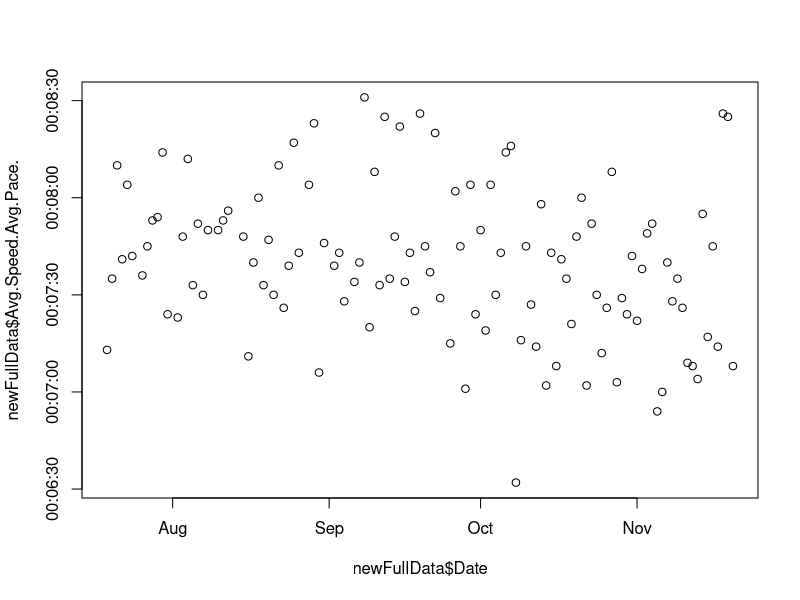
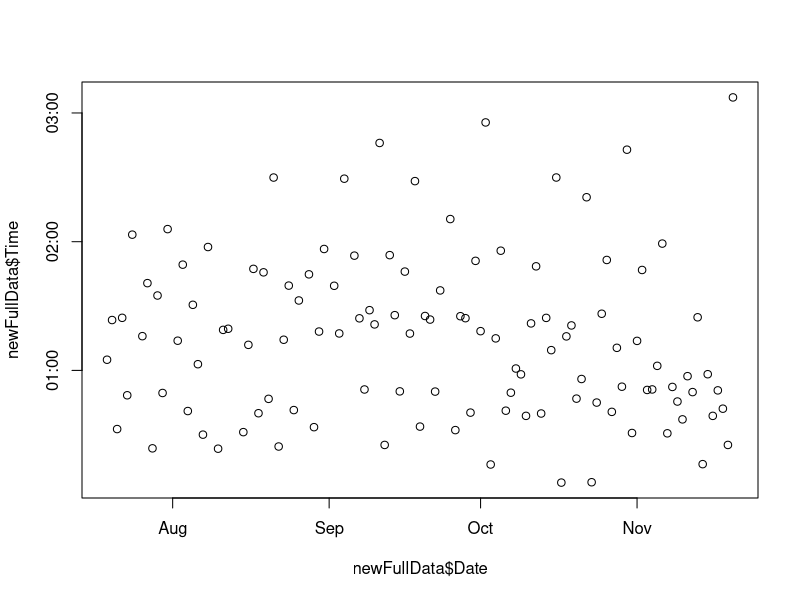

These figures' R source, in order:
## ---- chunk 1
#install.packages("stringr")  - for manipulating string values
#install.packages("tidyr")    - data cleansing
#install.packages("plyr")     - for renaming columns
#install.packages("lubridate")  - working with dates
## ---- chunk 2
strava <- read.csv("strava.csv")
dim(strava)
head(strava)
## ---- chunk 3
garmin1 <- read.csv("garmin1.csv")
dim(garmin1)
head(garmin1)
## ---- chunk 4
garmin6 <- read.csv("garmin6.csv")
dim(garmin1)
head(garmin6)
## ---- chunk 5
garmin2 <- read.csv("garmin2.csv")
garmin3 <- read.csv("garmin3.csv")
garmin4 <- read.csv("garmin4.csv")
garmin5 <- read.csv("garmin5.csv")

#Combine data files into 1 data frame
garminFull <- Reduce(function(...) merge(..., all=TRUE), list(garmin1, garmin2, garmin3, garmin4, 
                                                              garmin5, garmin6))
dim(garminFull)
summary(garminFull)
head(garminFull)
## ---- chunk 6
garminFull <- garminFull[-c(1,2),]
head(garminFull)
## ---- chunk 7
keepCols <- NA
keepCols <- c("Activity.Id", "When", "Type", "Gear", "Name", "Dist.mi", "Elv.ft", "Elapsed.Time", "Moving.Time",
              "Speed.mph", "Pace..mi", "Max.Pace..mi", "Cad", "Heart", "Max.Heart", "Elev.Dist.ft.mi",
              "Elev.Time.ft.h", "Cal", "Segs", "PRs", "Kudos")
newStrava <- strava[keepCols]
str(newStrava)
## ---- chunk 8
library(stringr)
newStrava$Date <- str_split_fixed(newStrava$When, " ", 2)[,1]
newStrava$StartTime <- str_split_fixed(newStrava$When, " ", 2)[,2]

str(newStrava)
## ---- chunk 9
library(tidyr)

#Specify the new column names:
vars <- c("Date", "StartTime")
vars2 <- c("DOW", "Date")

#Separate columns according to regex and/or delimiteres and proceed to drop remaining extra columns:
garminFull <- separate(garminFull, Start, into = vars, sep = "(?<=6 )", extra = "merge", remove = TRUE)
garminFull <- separate(garminFull, Date, into = vars2, sep = ", ", extra = "merge", remove = TRUE)

#Create MonthNumber field based on what is in Date field
garminFull$monthNum <- ifelse(grepl("Jan",garminFull$Date),1,
                            ifelse(grepl("Feb",garminFull$Date),2,
                            ifelse(grepl("Mar",garminFull$Date),3,
                            ifelse(grepl("Apr",garminFull$Date),4,
                            ifelse(grepl("May",garminFull$Date),5,
                            ifelse(grepl("Jun",garminFull$Date),6,
                            ifelse(grepl("Jul",garminFull$Date),7,
                            ifelse(grepl("Aug",garminFull$Date),8,
                            ifelse(grepl("Sep",garminFull$Date),9,
                            ifelse(grepl("Oct",garminFull$Date),10,
                            ifelse(grepl("Nov",garminFull$Date),11,
                            ifelse(grepl("Dec",garminFull$Date),12,NA))))))))))))
head(garminFull,2)
## ---- chunk 10
vars3 <- c("Month", "Date")
vars4 <- c("Day", "Year")
garminFull <- separate(garminFull, Date, into = vars3, sep = " ", extra = "merge", remove = TRUE)
garminFull <- separate(garminFull, Date, into = vars4, sep = ", ", extra = "merge", remove = TRUE)
head(garminFull,2)
## ---- chunk 11
garminFull$Year <- trimws(garminFull$Year)

#Create Date field from 3 components: Day, Month, Year
garminFull$Date <- format(as.Date(with(garminFull, paste(Year, monthNum, Day,sep="-")), "%Y-%m-%d"), "%m/%d/%Y")
str(garminFull$Date)
## ---- chunk 12
keepColsGarmin  <- NA
keepColsGarmin <- c("DOW", "Month", "StartTime", "Time", "Distance", "Elevation.Gain", "Avg.Speed.Avg.Pace.", "Avg.HR", 
                    "Max.HR", "Calories", "Date", "monthNum")
newGarmin <- garminFull[keepColsGarmin]
head(newGarmin,2)
## ---- chunk 13
newGarmin$Date <- as.Date(newGarmin$Date,"%m/%d/%Y")
newStrava$Date <- as.Date(newStrava$Date,"%m/%d/%Y")

#Check data type
str(newGarmin$Date)
str(newStrava$Date)
## ---- chunk 14
#Sort data frames from earliest to last date
newGarmin <- newGarmin[order(newGarmin$Date, decreasing = FALSE),] 
newStrava <- newStrava[order(newStrava$Date, decreasing = FALSE),]
head(newGarmin$Date)
head(newStrava$Date)
## ---- chunk 15
newStrava <- newStrava[!newStrava$Date < "2016-07-18",]
## ---- chunk 16
nrow(newGarmin)
nrow(newStrava)
## ---- chunk 17
table(newGarmin$Distance)  
## ---- chunk 18
newGarmin[newGarmin$Distance=="0.12",]  
newGarmin[newGarmin$Distance=="0.16",]  
newGarmin[newGarmin$Distance=="1.42",]  
## ---- chunk 19
newGarmin <- newGarmin[!newGarmin$Date == "2016-08-27",]
newGarmin <- newGarmin[!newGarmin$Date == "2016-09-01",]
## ---- chunk 20
table(newGarmin$Date) > 1
## ---- chunk 21
which(newStrava$Date == '2016-08-12') 
## ---- chunk 22
newStrava[22:23,]
## ---- chunk 23
#check october garmin runs
newGarmin <- newGarmin[!newGarmin$Distance=="1.42",]
newStrava <- newStrava[!newStrava$Activity.Id=="677460614",]

newGarmin[newGarmin$Date == "2016-10-23",]
## ---- chunk 24
newGarmin <- newGarmin[!(newGarmin$Date == "2016-10-23" & newGarmin$Elevation.Gain == 657),]

nrow(newGarmin)
nrow(newStrava)
## ---- chunk 25
head(newGarmin)
head(newStrava)
## ---- chunk 26
library(plyr)
newGarmin <- rename(newGarmin, c("Date"="date_garmin"))
newGarmin <- rename(newGarmin, c("StartTime"="StartTime_AM_PM"))
newStrava$When <- NULL #removes column
## ---- chunk 27
newFullData <- cbind(newGarmin,newStrava)
#inspect
head(newFullData,3)
#check dates
head(newFullData[,c("Date","date_garmin")])
tail(newFullData[,c("Date","date_garmin")])
## ---- chunk 28
newFullData <- rename(newFullData, c("Activity.Id"="ID"))

keepColsFull  <- NA
keepColsFull <- c("ID", "Gear", "Name", "Speed.mph", "Cad", "Date", "StartTime", "DOW", "Month",  "Time", "Distance", 
                  "Elevation.Gain", "Avg.Speed.Avg.Pace.", "Avg.HR", "Max.HR", "Calories", "monthNum")
newFullData <- newFullData[keepColsFull]

#rearrange columns
newFullData <- newFullData[, c("ID", "Name", "Gear", "Date", "Month", "monthNum", "DOW", "StartTime",  "Distance", 
                               "Time", "Avg.Speed.Avg.Pace.", "Speed.mph", "Cad",  "Elevation.Gain", "Avg.HR", "Max.HR", 
                               "Calories")]
## ---- chunk 29
table(newFullData$Name) 
## ---- chunk 30
newFullData$Name[newFullData$Name == 'MIddle Long Run'] <- 'ML Run'
newFullData$Name[newFullData$Name == 'Middle Long Run'] <- 'ML Run'
## ---- chunk 31
newFullData[newFullData$Name == 'Morning Run',] 
## ---- chunk 32
newFullData$Name[newFullData$ID == 650512799] <- 'Recovery Run'
newFullData$Name[newFullData$ID == 655096239] <- 'ML Run'
## ---- chunk 33
newFullData$RunType <- ifelse(grepl('LT',newFullData$Name),'Workout',
                        ifelse(grepl('Tempo',newFullData$Name),'Workout',
                          ifelse(grepl('Tune',newFullData$Name),'Workout',
                            ifelse(grepl('VO2',newFullData$Name),'Workout',
                              #ifelse(grepl('MP',newFullData$Name),'Workout',
                                ifelse(grepl('Long',newFullData$Name),'Long Run',
                                  ifelse(grepl('Recovery',newFullData$Name),'Recovery Run',
                                    ifelse(grepl('Marathon',newFullData$Name),'Race','Run')))))))#)
table(newFullData$RunType)
## ---- chunk 34
newFullData$Avg.HR <- as.numeric(as.character(newFullData$Avg.HR, stringsAsFactors = FALSE))
newFullData$Max.HR <- as.numeric(as.character(newFullData$Max.HR, stringsAsFactors = FALSE))
newFullData$Calories <- as.numeric(gsub(",","",newFullData$Calories))
newFullData$Elevation.Gain <- as.numeric(as.character(newFullData$Elevation.Gain, stringsAsFactors = FALSE))
## ---- chunk 35
newFullData$Cad <- newFullData$Cad*2
str(newFullData)
## ---- chunk 36
library(lubridate)

#fix Average Pace
newFullData$Avg.Speed.Avg.Pace. <- as.POSIXct(newFullData$Avg.Speed.Avg.Pace., format = '%M:%S')
plot(newFullData$Date,newFullData$Avg.Speed.Avg.Pace.)
newFullData$avgPace <- newFullData$Avg.Speed.Avg.Pace.
newFullData$Avg.Speed.Avg.Pace. <- NULL
## ---- chunk 37
newFullData$Time <- as.character(newFullData$Time)

for (i in 1:nrow(newFullData)) {
  if (nchar(newFullData$Time[i]) == 4) {
    newFullData$Time[i] <- paste("0:0", newFullData$Time[i], sep="")
    #print(paste("00:0", newFullData$Time[i], sep=""))
    #print(newFullData$Time[i])
  } else if (nchar(newFullData$Time[i]) == 8) {
    newFullData$Time[i] <- paste("0:",substring(newFullData$Time[i],1,5), sep="")
    #print(paste("00:",substring(newFullData$Time[i],1,5), sep=""))
  } else if (nchar(newFullData$Time[i]) == 5) {
    newFullData$Time[i] <- paste("0:",newFullData$Time[i], sep="")
    #print(paste("00:",substring(newFullData$Time[i],1,5), sep=""))
  }  
}
newFullData$Time <- as.POSIXct(newFullData$Time, format = '%H:%M:%S')

#test plot
plot(newFullData$Date,newFullData$Time)
## ---- chunk 38
newFullData$Month <- factor(newFullData$Month, ordered = TRUE, levels = c("Jul","Aug","Sep","Oct","Nov"))
class(newFullData$Month)
## ---- chunk 39
write.csv(newFullData, file = "cleanedMarathonTrainingData.csv", row.names = TRUE)
